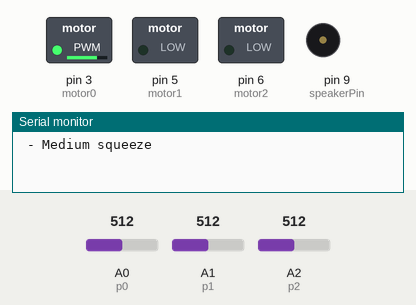
This sketch was run on a simulated Arduino Uno, built with avr-gcc and run on an emulated ATmega328P. Shown: switched loads named in the sketch (green lamp = pin HIGH), buzzer (waves = sounding), the last lines printed to the serial monitor. The inputs (shaded band) are chosen by the test bench; at power-on: A0 (p0) = 512, A1 (p1) = 512, A2 (p2) = 512. Random numbers use the default seed unless the sketch sets one.

Above: at 0.05 s.
At 1.2 s:
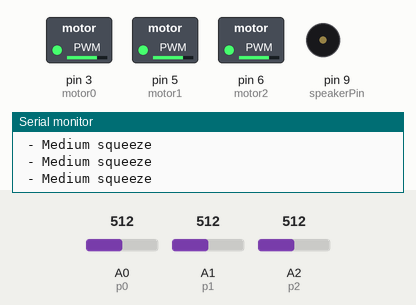
1.3 s: A0 (p0) set to 789
2.8 s: A0 (p0) set to 813
At 10.7 s:
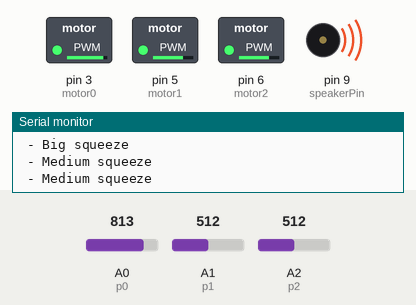
Timing chart, 0 to 11.8 s (numbered marks = the images above; inputs shaded):
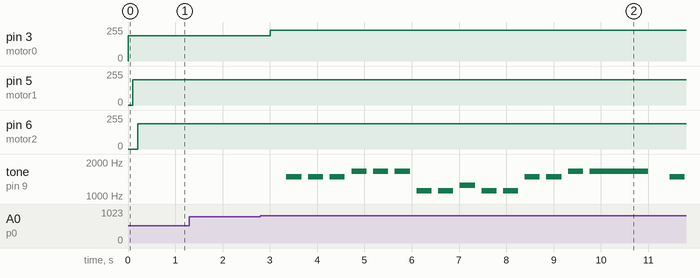

The sketch:

cubo.ino
```cpp
int p0=0,p1=1,p2=2,p3=3;
int l0,l1,l2,l3;
const int motor0=3,motor1=5,motor2=6,motor3=9;
int speakerPin = 9;
int length = 15; // the number of notes
int playmusic=0,rnote;
/*do=c
re=d
mi=e
fa=f
sol=g
la=a
si=b
*/
char notes1[] = "aaaagggcacggfgfgeededecc ";
char notes2[] = "eeedddaagaaeeddcggfgfgee ";
char notes3[] = "ffggaacacacacggfgfaacded ";
int beats[] = { 1, 1, 1, 1, 1, 1, 1, 1, 1, 1, 1, 1, 1, 1, 4 };
int tempo = 300;

void playTone(int tone, int duration) {
  for (long i = 0; i < duration * 1000L; i += tone * 2) {
    analogWrite(speakerPin,255);
    delayMicroseconds(tone);
    analogWrite(speakerPin,0);
    delayMicroseconds(tone);
  }
}

void playNote(char note, int duration) {
  char names[] = { 'c', 'd', 'e', 'f', 'g', 'a', 'b', 'C' };
  int tones[] = { 261, 293, 329, 349, 392, 440, 494, 956 };

  // play the tone corresponding to the note name
  for (int i = 0; i < 8; i++) {
    if (names[i] == note) {
      playTone(tones[i], duration);
    }
  }
}


void setup() {
  pinMode(speakerPin, OUTPUT);
  Serial.begin(9600);
  pinMode(motor0,OUTPUT);
  pinMode(motor1,OUTPUT);
  pinMode(motor2,OUTPUT);
  //Scheduler.startLoop(loop2);
}

void loop() {
  l0 = analogRead(p0);
  analogWrite(motor0,detectForce(l0));
  delay(100);
  l1 = analogRead(p1);
  analogWrite(motor1,detectForce(l1));
  delay(100);
  l2 = analogRead(p2);
  analogWrite(motor2,detectForce(l2));
  delay(100);
  /*l3 = analogRead(p3);
  if(l3>0)
    analogWrite(motor3,detectForce(l3));
  delay(100);*/
  music();
}
void music(){
  if(playmusic==1){
     rnote=random(1,3);
     for (int i = 0; i < length; i++) {
        if(rnote==1){
          if (notes1[i] == ' ') {
            delay(beats[i] * tempo); // rest
          } else {
            playNote(notes1[i], beats[i] * tempo);
          }
        }
        if(rnote==2){
          if (notes2[i] == ' ') {
            delay(beats[i] * tempo); // rest
          } else {
            playNote(notes2[i], beats[i] * tempo);
          }
        }
        if(rnote==3){
          if (notes3[i] == ' ') {
            delay(beats[i] * tempo); // rest
          } else {
            playNote(notes3[i], beats[i] * tempo);
          }
        }
        // pause between notes
        delay(tempo / 2);
      }
      playmusic=0;
  }
}

int detectForce(int fsrReading){
  if (fsrReading < 10) {
    Serial.println(" - No pressure");
    return 0;
  } else if (fsrReading < 200) {
    Serial.println(" - Light touch");
    return 90;
  } else if (fsrReading < 500) {
    Serial.println(" - Light squeeze");
    return 140;
  } else if (fsrReading < 800) {
    Serial.println(" - Medium squeeze");
    return 190;
  } else{
    Serial.println(" - Big squeeze");
    playmusic=1;
    return 230;
  }
  delay(500);
}
```

Measured:
- the behaviour switches between 799 and 800 on A0 (p0) (found by bisection; images 1 and 2)
- after the input at 2.8 s, pin 3 (motor0): 190/255 → 230/255 after 0.21 s; tone on pin 9 (speakerPin): plays 1478 Hz for 0.32 s, 1478 Hz for 0.32 s, 1478 Hz for 0.32 s, 1653 Hz for 0.32 s, 1653 Hz for 0.32 s, 1653 Hz for 0.32 s … (16 notes in this stretch), starting after 0.55 s
